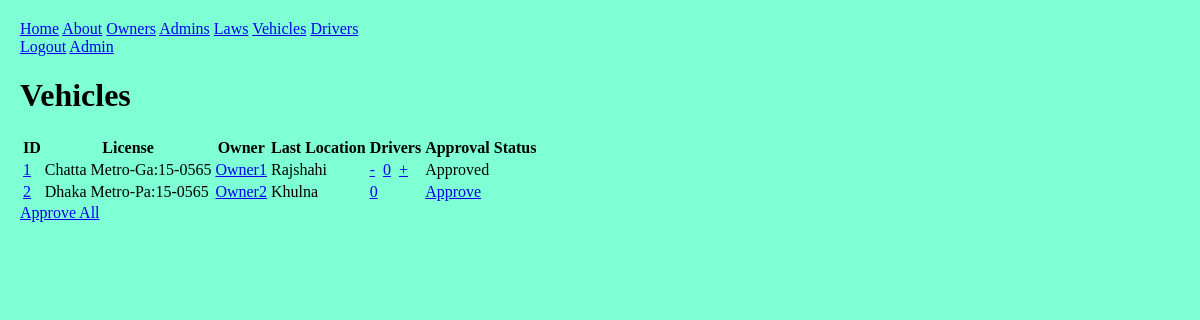
The app's page /front/vehicles/ (signed in) with its own data.
### front/models.py (models this page shows, shortened)
class Vehicle(models.Model):
    owner = models.ForeignKey(Account, on_delete=models.CASCADE, null=False);
    license_no = models.CharField(max_length=50, unique=True);
    last_location = models.CharField(max_length=100, null=True);
    approved = models.BooleanField(default=False);

class Account(AbstractUser):
    address = models.TextField(max_length=200, default="5B/13, Razia Sultana Road, Mohammadpur, Dhaka-1207, Bangladesh.");
    phone = models.CharField(max_length=20, default="01923240000");
    approved = models.BooleanField(default=False);

### front/decorators.py (the view)
        def wrapper_func(req, *args, **kwargs):
            grp = {x.name for x in req.user.groups.all()};
            if not (bool(roles.intersection(grp)) ^ bool(grp)):
                return view_func(req, *args, **kwargs);
            else: return HttpResponse("""
                <h1>access denied</h1>
                <a href="/front/">home</a>
            """)

### front/views.py (called while the page is built)
@login_required
@allowed_users({"law", "owner"})
def vehicles(req: HttpRequest):
    vehicles = None;
    oid = req.GET.get("oid");
    did = req.GET.get("did");
    if "owner" in str(req.user.groups.all()):
        vehicles = Vehicle.objects.filter(owner__id=req.user.id);
    elif oid:
        vehicles = Vehicle.objects.filter(owner__id=oid);
    elif did:
        vehicles = Vehicle.objects.filter(driver__id=did);
    else:
        vehicles = Vehicle.objects.all();
    context = {
        "nav": nav,
        "vehicles": vehicles,
    };
    return render(req, "vehicles.html", context);

### front/templates/vehicles.html (shortened to what this page needs)
{% extends 'base.html' %}
{% block content %}
    <h1>Vehicles</h1>
    <table>
        <tr>
            <th>ID</th>
            <th>License</th>
            <th>Owner</th>
            <th>Last Location</th>
            <th>Drivers</th>
            <th>Approval Status</th>
        </tr>
        {% for bus in vehicles %}
        <tr>
            <td><a href="{% url 'vehicle' %}?oid={{user.id}}&amp;vid={{bus.id}}">{{bus.id}}</a></td>
            <td>{{bus.license_no}}</td>
            <td><a href="{% url 'owner' %}?pk={{bus.owner.id}}">{{bus.owner.username}}</a></td>
            <td>{{bus.last_location}}</td>
            <td>
                {% if request.user.groups.all.0.name != 'law' %}{% if bus.approved %}
                    <a href="{% url 'rm_vtod' %}?vid={{bus.id}}">-</a>&nbsp;
                {% endif %}{% endif %}
                <a href="{% url 'drivers' %}?vid={{bus.id}}">{{bus.driver_set.count}}</a>&nbsp;
                {% if request.user.groups.all.0.name != 'law' %}{% if bus.approved %}
                    <a href="{% url 'add_vtod' %}?vid={{bus.id}}">+</a>
                {% endif %}{% endif %}
            </td>
            <td>{% if bus.approved %}
                Approved
            {% else %}
                {% if request.user.is_superuser %}
                    <a href="{% url 'approve' %}?type=vehicle&amp;pk={{bus.id}}">Approve</a>
                {% else %}
                    Pending
                {% endif %}
            {% endif %}</td>
        </tr>
        {% endfor %}
    </table>
    {% if request.user.is_superuser %}
        <a href="{% url 'approve' %}?type=vehicle">Approve All</a>
    {% endif %}
{% endblock content %}

### static/front/style.css (style rules this page uses)
body { box-sizing: border-box; margin: 0; display: block; overflow: auto; padding: 20px; background-color: aquamarine; }
a, button, title { text-transform: capitalize; }

### records on screen
Vehicle: id "1", license_no "Chatta Metro-Ga:15-0565", owner.username "Owner1", last_location "Rajshahi", driver_set.count "0", approved "Approved"
Vehicle: id "2", license_no "Dhaka Metro-Pa:15-0565", owner.username "Owner2", last_location "Khulna", driver_set.count "0"

### other values on screen
{{ nav.0 }} "Home"
{{ page }} "About" "Owners" "Admins" "Laws" "Vehicles" "Drivers"
